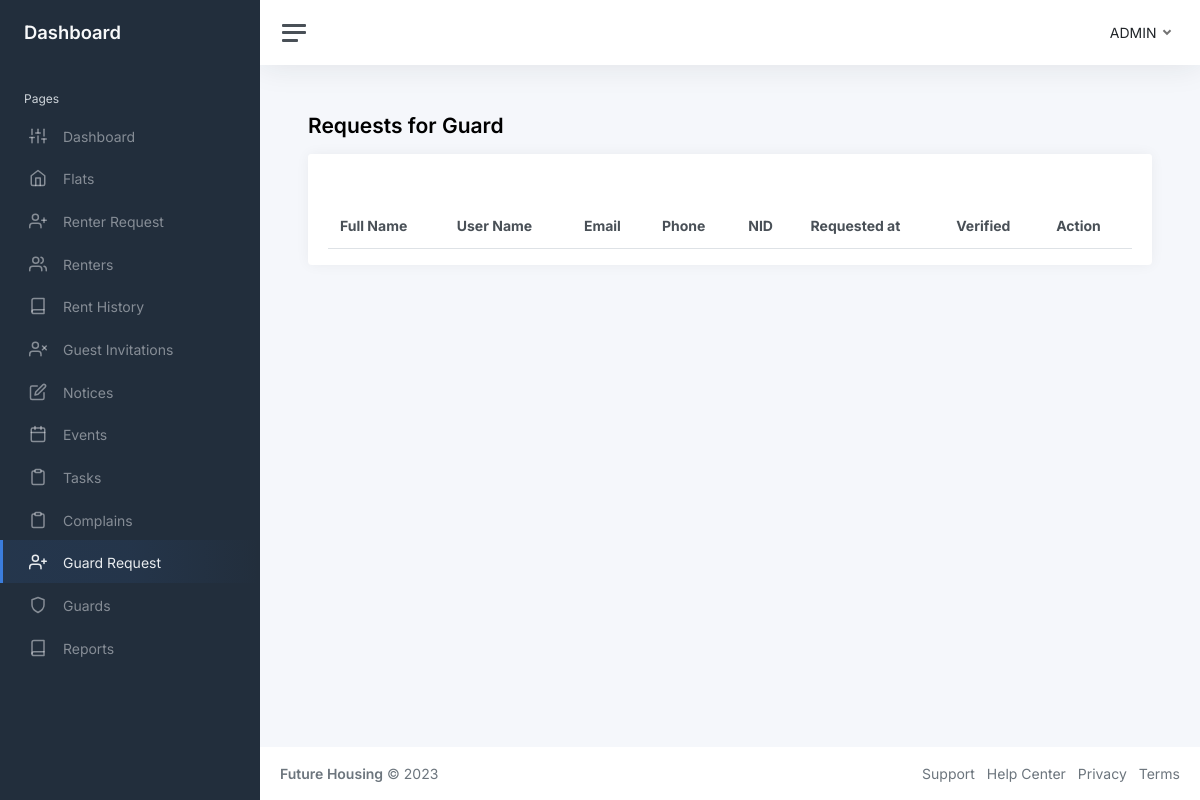
Page /php/admin/request-guards.php on the earlier database version.
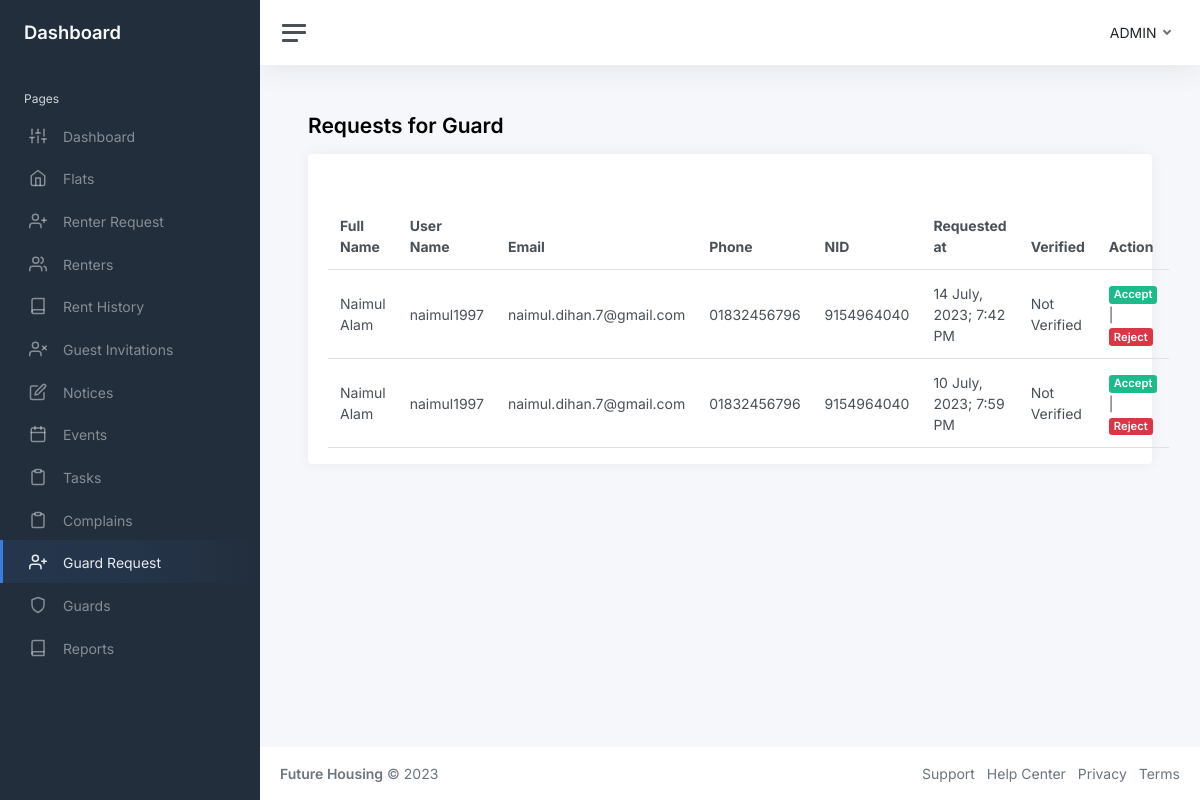
Same page on the later database version.
### tables this page shows
CREATE TABLE `request_guards` (
  `id` int NOT NULL,
  `fullname` varchar(256) DEFAULT NULL,
  `username` varchar(256) NOT NULL,
  `email` varchar(256) NOT NULL,
  `phone` varchar(256) DEFAULT NULL,
  `nid` varchar(256) DEFAULT NULL,
  `password` varchar(256) DEFAULT NULL,
  `picture` varchar(256) DEFAULT NULL,
  `requested_at` datetime NOT NULL DEFAULT CURRENT_TIMESTAMP,
  `code` text NOT NULL
);

### php/admin/request-guards.php (the view, shortened to what this page needs)
<?php
include "../../database.php";
$query = "SELECT * FROM `request_guards`";
$stmt = $conn->prepare($query);
$result = $stmt->execute();
$request_guards = array_reverse($stmt->fetchAll());
?>
<!DOCTYPE html>
<html lang="en">
<head>
    <link href="https://cdn.jsdelivr.net/npm/simple-datatables@7.1.2/dist/style.min.css" rel="stylesheet" />
    <link href="../../styles/app.css" rel="stylesheet">
</head>
<body>
    <div class="wrapper">
        <?php include "components/sidebar.php"?>
        <div class="main">
            <?php include "components/navbar.php"?>
            <main class="content">
                <div class="container-fluid p-0">
                    <h1 class="h3 mb-3"><strong>Requests for Guard</strong></h1>
                    <div class="row">
                        <div class="col-12 d-flex">
                            <div class="card flex-fill w-100">
                                <div class="card-header">
                                </div>
                                <div class="card-body py-3">
                                    <table id="datatablesSimple" class="table table-hover my-0">
                                        <thead>
                                            <tr>
                                                <th>Full Name</th>
                                                <th class="d-none d-xl-table-cell">User Name</th>
                                                <th class="d-none d-xl-table-cell">Email</th>
                                                <th class="d-none d-md-table-cell">Phone</th>
                                                <th>NID</th>
                                                <th class="d-none d-md-table-cell">Requested at</th>
                                                <th>Verified</th>
                                                <th>Action</th>
                                            </tr>
                                        </thead>
                                        <tbody>
                                            <?php
                                                foreach($request_guards as $request_guard):
                                            ?>
                                            <tr>
                                                <td><?=$request_guard['fullname']?></td>
                                                <td class="d-none d-xl-table-cell"><?=$request_guard['username']?></td>
                                                <td class="d-none d-xl-table-cell"><?=$request_guard['email']?></td>
                                                <td class="d-none d-md-table-cell"><?=$request_guard['phone']?></td>
                                                <td><?=$request_guard['nid']?></td>
                                                <td class="d-none d-md-table-cell">
                                                    <?=date('j F, Y; g:i A', strtotime($request_guard['requested_at']))?>
                                                </td>
                                                <td><?php
                                                if(empty($request_guard['code'])):
                                                    echo "Done";
                                                else:
                                                    echo "Not Verified";
                                                endif;
                                                ?></td>
                                                <td>
                                                    <a class="badge bg-success"
                                                        href="request-guard-accepted.php?id=<?= $request_guard['id']; ?>">Accept</a>
                                                    |
                                                    <a class="badge bg-danger"
                                                        href="request-guard-denied.php?id=<?= $request_guard['id']; ?>">Reject</a>
                                                </td>
                                                <?php
                                                endforeach;
                                            ?>
                                        </tbody>
                                    </table>
                                </div>
                            </div>
                        </div>
                    </div>
                </div>
            </main>
            <?php include "components/footer.php"?>
        </div>
    </div>
</body>
</html>

Differences in the rows shown:
added request_guards: fullname "Naimul Alam", username "naimul1997", email "naimul.dihan.7@gmail.com", phone "01832456796", nid "9154964040", requested_at "14 July, 2023; 7:42 PM", shows "Not Verified"
added request_guards: fullname "Naimul Alam", username "naimul1997", email "naimul.dihan.7@gmail.com", phone "01832456796", nid "9154964040", requested_at "10 July, 2023; 7:59 PM", shows "Not Verified"
